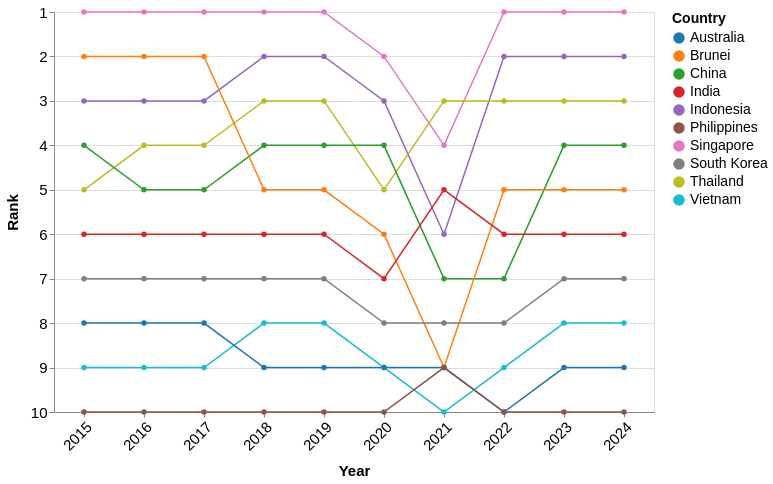

Source (Vega-Lite JSON):
### Vega-Lite specification from a JSON file in a GitHub repository (floating-point values rounded to 4 significant figures)
{"$schema": "https://vega.github.io/schema/vega-lite/v5.json", "data": {"values": [{"Country": "Singapore", "year": 2024, "Visitors": 4276007, "rank": 1}, {"Country": "Singapore", "year": 2023, "Visitors": 8308230, "rank": 1}, {"Country": "Singapore", "year": 2022, "Visitors": 5222991, "rank": 1}, {"Country": "Singapore", "year": 2021, "Visitors": 16308, "rank": 4}, {"Country": "Singapore", "year": 2020, "Visitors": 1545255, "rank": 2}, {"Country": "Singapore", "year": 2019, "Visitors": 10163882, "rank": 1}, {"Country": "Singapore", "year": 2018, "Visitors": 10615986, "rank": 1}, {"Country": "Singapore", "year": 2017, "Visitors": 12441713, "rank": 1}, {"Country": "Singapore", "year": 2016, "Visitors": 13272961, "rank": 1}, {"Country": "Singapore", "year": 2015, "Visitors": 12930754, "rank": 1}, {"Country": "Indonesia", "year": 2024, "Visitors": 1786630, "rank": 2}, {"Country": "Indonesia", "year": 2023, "Visitors": 3108165, "rank": 2}, {"Country": "Indonesia", "year": 2022, "Visitors": 1481739, "rank": 2}, {"Country": "Indonesia", "year": 2021, "Visitors": 11025, "rank": 6}, {"Country": "Indonesia", "year": 2020, "Visitors": 711723, "rank": 3}, {"Country": "Indonesia", "year": 2019, "Visitors": 3623277, "rank": 2}, {"Country": "Indonesia", "year": 2018, "Visitors": 3277689, "rank": 2}, {"Country": "Indonesia", "year": 2017, "Visitors": 2796570, "rank": 3}, {"Country": "Indonesia", "year": 2016, "Visitors": 3049964, "rank": 3}, {"Country": "Indonesia", "year": 2015, "Visitors": 2788033, "rank": 3}, {"Country": "Thailand", "year": 2024, "Visitors": 813783, "rank": 3}, {"Country": "Thailand", "year": 2023, "Visitors": 1551282, "rank": 3}, {"Country": "Thailand", "year": 2022, "Visitors": 715528, "rank": 3}, {"Country": "Thailand", "year": 2021, "Visitors": 59607, "rank": 3}, {"Country": "Thailand", "year": 2020, "Visitors": 394413, "rank": 5}, {"Country": "Thailand", "year": 2019, "Visitors": 1884306, "rank": 3}, {"Country": "Thailand", "year": 2018, "Visitors": 1914692, "rank": 3}, {"Country": "Thailand", "year": 2017, "Visitors": 1836522, "rank": 4}, {"Country": "Thailand", "year": 2016, "Visitors": 1780800, "rank": 4}, {"Country": "Thailand", "year": 2015, "Visitors": 1343569, "rank": 5}, {"Country": "China", "year": 2024, "Visitors": 1449711, "rank": 4}, {"Country": "China", "year": 2023, "Visitors": 1474114, "rank": 4}, {"Country": "China", "year": 2022, "Visitors": 211363, "rank": 7}, {"Country": "China", "year": 2021, "Visitors": 7701, "rank": 7}, {"Country": "China", "year": 2020, "Visitors": 405149, "rank": 4}, {"Country": "China", "year": 2019, "Visitors": 3114257, "rank": 4}, {"Country": "China", "year": 2018, "Visitors": 2944133, "rank": 4}, {"Country": "China", "year": 2017, "Visitors": 2281666, "rank": 5}, {"Country": "China", "year": 2016, "Visitors": 2124942, "rank": 5}, {"Country": "China", "year": 2015, "Visitors": 1677163, "rank": 4}, {"Country": "Brunei", "year": 2024, "Visitors": 565999, "rank": 5}, {"Country": "Brunei", "year": 2023, "Visitors": 811833, "rank": 5}, {"Country": "Brunei", "year": 2022, "Visitors": 301757, "rank": 5}, {"Country": "Brunei", "year": 2021, "Visitors": 773, "rank": 9}, {"Country": "Brunei", "year": 2020, "Visitors": 136020, "rank": 6}, {"Country": "Brunei", "year": 2019, "Visitors": 1216123, "rank": 5}, {"Country": "Brunei", "year": 2018, "Visitors": 1382031, "rank": 5}, {"Country": "Brunei", "year": 2017, "Visitors": 1660506, "rank": 2}, {"Country": "Brunei", "year": 2016, "Visitors": 1391016, "rank": 2}, {"Country": "Brunei", "year": 2015, "Visitors": 1133555, "rank": 2}, {"Country": "India", "year": 2024, "Visitors": 537493, "rank": 6}, {"Country": "India", "year": 2023, "Visitors": 671846, "rank": 6}, {"Country": "India", "year": 2022, "Visitors": 324548, "rank": 6}, {"Country": "India", "year": 2021, "Visitors": 3916, "rank": 5}, {"Country": "India", "year": 2020, "Visitors": 155883, "rank": 7}, {"Country": "India", "year": 2019, "Visitors": 735309, "rank": 6}, {"Country": "India", "year": 2018, "Visitors": 600311, "rank": 6}, {"Country": "India", "year": 2017, "Visitors": 552739, "rank": 6}, {"Country": "India", "year": 2016, "Visitors": 638578, "rank": 6}, {"Country": "India", "year": 2015, "Visitors": 722141, "rank": 6}, {"Country": "South Korea", "year": 2024, "Visitors": 232711, "rank": 7}, {"Country": "South Korea", "year": 2023, "Visitors": 400853, "rank": 7}, {"Country": "South Korea", "year": 2022, "Visitors": 146384, "rank": 8}, {"Country": "South Korea", "year": 2021, "Visitors": 3028, "rank": 8}, {"Country": "South Korea", "year": 2020, "Visitors": 119750, "rank": 8}, {"Country": "South Korea", "year": 2019, "Visitors": 673065, "rank": 7}, {"Country": "South Korea", "year": 2018, "Visitors": 616783, "rank": 7}, {"Country": "South Korea", "year": 2017, "Visitors": 484528, "rank": 7}, {"Country": "South Korea", "year": 2016, "Visitors": 444439, "rank": 7}, {"Country": "South Korea", "year": 2015, "Visitors": 421161, "rank": 7}, {"Country": "Vietnam", "year": 2024, "Visitors": 137344, "rank": 8}, {"Country": "Vietnam", "year": 2023, "Visitors": 286083, "rank": 8}, {"Country": "Vietnam", "year": 2022, "Visitors": 123931, "rank": 9}, {"Country": "Vietnam", "year": 2021, "Visitors": 14136, "rank": 10}, {"Country": "Vietnam", "year": 2020, "Visitors": 71622, "rank": 9}, {"Country": "Vietnam", "year": 2019, "Visitors": 892716, "rank": 8}, {"Country": "Vietnam", "year": 2018, "Visitors": 786327, "rank": 8}, {"Country": "Vietnam", "year": 2017, "Visitors": 638135, "rank": 9}, {"Country": "Vietnam", "year": 2016, "Visitors": 703737, "rank": 9}, {"Country": "Vietnam", "year": 2015, "Visitors": 646891, "rank": 9}, {"Country": "Australia", "year": 2024, "Visitors": 159318, "rank": 9}, {"Country": "Australia", "year": 2023, "Visitors": 276477, "rank": 9}, {"Country": "Australia", "year": 2022, "Visitors": 118598, "rank": 10}, {"Country": "Australia", "year": 2021, "Visitors": 33451, "rank": 9}, {"Country": "Australia", "year": 2020, "Visitors": 195146, "rank": 9}, {"Country": "Australia", "year": 2019, "Visitors": 1282782, "rank": 9}, {"Country": "Australia", "year": 2018, "Visitors": 1034871, "rank": 9}, {"Country": "Australia", "year": 2017, "Visitors": 899202, "rank": 8}, {"Country": "Australia", "year": 2016, "Visitors": 737115, "rank": 8}, {"Country": "Australia", "year": 2015, "Visitors": 714047, "rank": 8}, {"Country": "Philippines", "year": 2024, "Visitors": 60100, "rank": 10}, {"Country": "Philippines", "year": 2023, "Visitors": 137781, "rank": 10}, {"Country": "Philippines", "year": 2022, "Visitors": 86462, "rank": 10}, {"Country": "Philippines", "year": 2021, "Visitors": 10229, "rank": 9}, {"Country": "Philippines", "year": 2020, "Visitors": 53889, "rank": 10}, {"Country": "Philippines", "year": 2019, "Visitors": 1114257, "rank": 10}, {"Country": "Philippines", "year": 2018, "Visitors": 1167375, "rank": 10}, {"Country": "Philippines", "year": 2017, "Visitors": 1066461, "rank": 10}, {"Country": "Philippines", "year": 2016, "Visitors": 1029488, "rank": 10}, {"Country": "Philippines", "year": 2015, "Visitors": 957408, "rank": 10}]}, "width": 600, "height": 400, "mark": {"type": "line", "point": true, "strokeWidth": 1.5}, "encoding": {"x": {"field": "year", "type": "ordinal", "title": "Year", "axis": {"labelOverlap": "parity", "labelAngle": -45}}, "y": {"field": "rank", "type": "quantitative", "title": "Rank", "scale": {"domain": [10, 1], "nice": true}, "axis": {"reverse": true}}, "color": {"field": "Country", "type": "nominal", "scale": {"scheme": "category10"}}, "tooltip": [{"field": "Country", "type": "nominal", "title": "Country"}, {"field": "year", "type": "ordinal", "title": "Year"}, {"field": "rank", "type": "quantitative", "title": "Rank"}, {"field": "Visitors", "type": "quantitative", "title": "Visitors", "format": ","}]}, "config": {"axis": {"labelFontSize": 15, "titleFontSize": 15, "titlePadding": 10}, "legend": {"labelFontSize": 14, "titleFontSize": 14, "labelPadding": 10}, "tooltip": {"labelFontSize": 15, "titleFontSize": 15}}}
